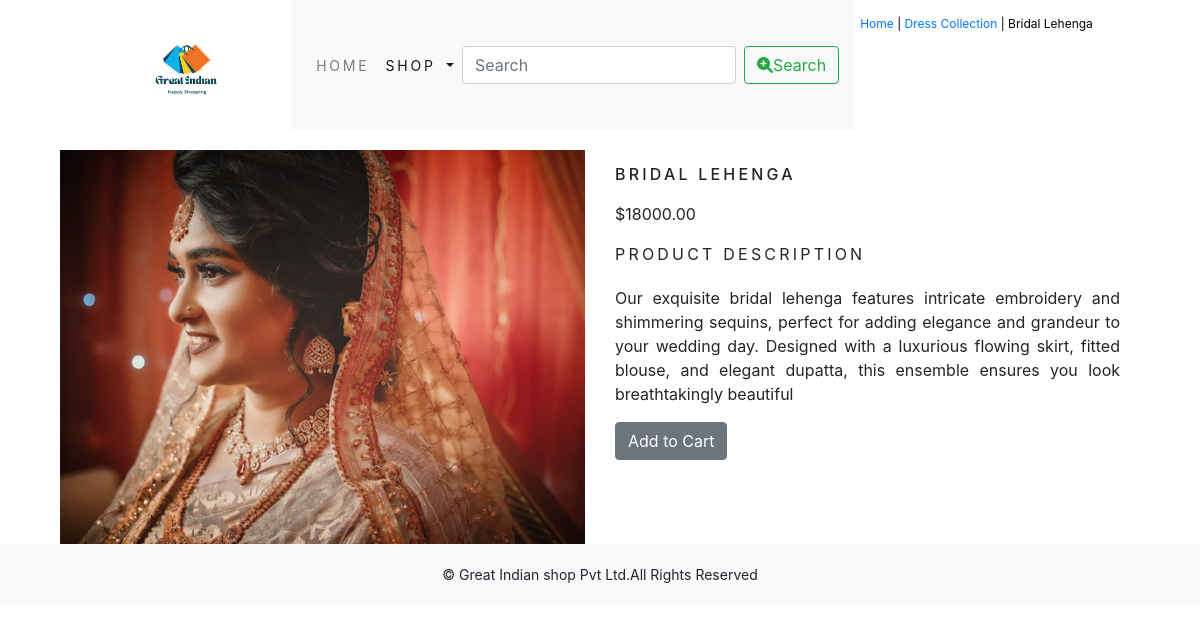
Screenshot of /shop/dress-collection/bridal-costumes/ with the database file from the repository.
### shop/models.py (models this page shows, shortened)
class Product(models.Model):
    objects = None
    name=models.CharField(max_length=250,unique=True)
    slug=models.SlugField(max_length=250,unique=True)
    description=models.TextField(blank=True)
    price=models.DecimalField(max_digits=10,decimal_places=2)
    category=models.ForeignKey(Category,on_delete=models.CASCADE)
    image=models.ImageField(upload_to='product',blank=True)
    stock=models.IntegerField()
    available=models.BooleanField(default=True)
    created=models.DateTimeField(auto_now_add=True)
    updated=models.DateTimeField(auto_now=True)
    class Meta:
        ordering=('name',)
        verbose_name='product'
        verbose_name_plural='products'

class Category(models.Model):
    name=models.CharField(max_length=250,unique=True)
    slug=models.SlugField(max_length=250,unique=True)
    description=models.TextField(blank=True)
    image=models.ImageField(upload_to='category',blank=True)
    class Meta:
        ordering=('name',)
        verbose_name='category'
        verbose_name_plural='categories'
    def get_url(self):
        return reverse('shop:products_by_category',args=[self.slug])
    def __str__(self):
        return '{}'.format(self.name)

### shop/views.py (the view)
# urls.py: path('<slug:c_slug>/<slug:product_slug>/', views.proDetail, name='prodCatdetail'),
def proDetail(request, c_slug, product_slug):
    try:
        product = Product.objects.get(category__slug=c_slug, slug=product_slug)
    except Product.DoesNotExist:
        raise Http404("Product does not exist")
    return render(request, 'product.html', {'product': product})

### cart/context_processors.py (called while the page is built)
def counter(request):
    item_count=0
    if 'admin' in request.path:
        return {}
    else:
        try:
            cart=Cart.objects.filter(cart_id=_cart_id(request))
            cart_items=CartItem.objects.all().filter(cart=cart[:1])
            for cart_item in cart_items:
                item_count += cart_item.quantity
        except Cart.DoesNotExist:
            item_count = 0
    return dict(item_count=item_count)

### cart/views.py (called while the page is built)
def _cart_id(request):
    cart = request.session.session_key
    if not cart:
        cart = request.session.create()
    return cart

### shop/context_processors.py (called while the page is built)
def menu_links(request):
    links=Category.objects.all()
    return dict(links=links)

### shop/templates/product.html (shortened to what this page needs)
{% extends 'base.html' %}
{% load static %}
{% block content %}
<div class="row my_prod_row_class">
    <div class="mx_auto">
        <p><a href="{% url 'shop:allProdCat' %}">Home</a> | <a href="{{ product.category.get_url }}">{{ product.category }}</a> | {{ product.name }}</p>
    </div>
</div>
<div class="container">
    <div class="row">
        <div class="col-12 col-sm-12 col-md-6 col-lg-6 text-center">
            <div style="min-width: 18rem;">
                <img src="{{ product.image.url }}" alt="{{ product.name }}" class="img-fluid product-image">
            </div>
        </div>
        <div class="col-12 col-sm-12 col-md-6 col-lg-6">
            <div>
                <h1 class="my_prod_title">{{ product.name }}</h1>
                <p>${{ product.price }}</p>
                <p class="my_title">Product Description</p>
                <p class="text-justify my_prod_text">{{ product.description }}</p>
                {% if product.stock <= 0 %}
                    <p class="text-justify"><b>Out of Stock</b></p>
                {% else %}
                    <a class="btn btn-secondary" href="{% url 'cart:add_cart' product.id %}">Add to Cart</a>
                {% endif %}
            </div>
        </div>
    </div>
</div>
{% endblock %}

### shop/static/css/custom.css (style rules this page uses)
body { font-family: 'Roboto', sans-serif; }
.my_title { font-size: 16px; text-transform: uppercase; letter-spacing: 0.2em; }
.product-image { width: 100%; height: 250px; object-fit: cover; object-position: center; }
.container { display: flex; flex-wrap: wrap; gap: 20px; justify-content: center; }
.my_prod_row_class { padding-top: 15px; padding-bottom: 20px; }
.my_prod_row_class .mx_auto { color: #000; font-size: 12px; text-decoration: none; }
.my_prod_title { font-size: 16px; text-transform: uppercase; letter-spacing: 0.2em; padding-top: 15px; padding-bottom: 10px; }
.my_prod_text { padding-right: 20px; }
.my_title { letter-spacing: .2rem; margin-bottom: 20px; }

### rows the page displays
Product: category "Dress Collection", name "Bridal Lehenga", image (picture), name "BRIDAL LEHENGA", price "18000.00", description "Our exquisite bridal lehenga features intricate embroidery and shimmering sequins, perfect for adding elegance and grandeur to your wedding day. Designed with a luxurious flowing skirt, fitted blouse, and elegant dupatta, this ensemble ensures you look breathtakingly beautiful"
